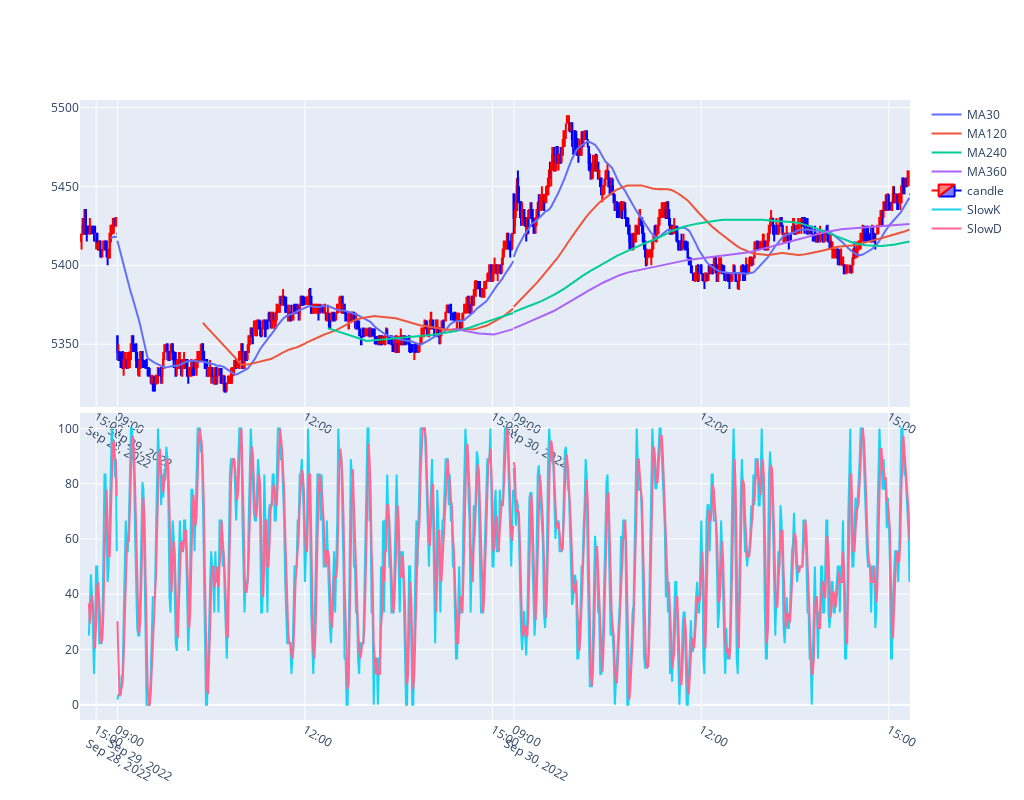

The notebook cell this image was saved under:
### Markdown cell above
Stochastic Oscillator

### Code cell
print_graphic_objects(make_pmas(df=data, x=xindices, include_candle=True), make_stochastic(df=data, x=xindices))

### Figure 1 — Plotly figure (JSON) as saved in the notebook; plotly's stock layout.template omitted (floating-point values rounded to 4 significant figures; data arrays with more than 128 entries replaced by an {"elided": "..."} marker saying what was removed)
{"data": [{"name": "MA30", "type": "scatter", "x": {"elided": "800 str values"}, "xaxis": "x", "y": {"elided": "800 float values"}, "yaxis": "y"}, {"name": "MA120", "type": "scatter", "x": {"elided": "800 str values"}, "xaxis": "x", "y": {"elided": "800 float values"}, "yaxis": "y"}, {"name": "MA240", "type": "scatter", "x": {"elided": "800 str values"}, "xaxis": "x", "y": {"elided": "800 float values"}, "yaxis": "y"}, {"name": "MA360", "type": "scatter", "x": {"elided": "800 str values"}, "xaxis": "x", "y": {"elided": "800 float values"}, "yaxis": "y"}, {"close": {"elided": "800 int values"}, "decreasing": {"line": {"color": "blue"}}, "high": {"elided": "800 int values"}, "increasing": {"line": {"color": "red"}}, "low": {"elided": "800 int values"}, "name": "candle", "open": {"elided": "800 int values"}, "type": "candlestick", "x": {"elided": "800 str values"}, "xaxis": "x", "yaxis": "y"}, {"name": "SlowK", "type": "scatter", "x": {"elided": "800 str values"}, "xaxis": "x2", "y": {"elided": "800 float values"}, "yaxis": "y2"}, {"name": "SlowD", "type": "scatter", "x": {"elided": "800 str values"}, "xaxis": "x2", "y": {"elided": "800 float values"}, "yaxis": "y2"}], "layout": {"height": 800, "width": 1024, "xaxis": {"anchor": "y", "domain": [0, 1], "matches": "x2", "nticks": 20, "rangebreaks": [{"bounds": ["sat", "mon"]}, {"bounds": [15.51, 9], "pattern": "hour"}, {"bounds": [15.33, 15.5], "pattern": "hour"}], "rangeslider": {"visible": false}, "showgrid": true, "showticklabels": true}, "xaxis2": {"anchor": "y2", "domain": [0, 1], "nticks": 20, "rangebreaks": [{"bounds": ["sat", "mon"]}, {"bounds": [15.51, 9], "pattern": "hour"}, {"bounds": [15.33, 15.5], "pattern": "hour"}], "rangeslider": {"visible": false}, "showgrid": true, "showticklabels": true}, "yaxis": {"anchor": "x", "domain": [0.505, 1]}, "yaxis2": {"anchor": "x2", "domain": [0, 0.495]}}}
